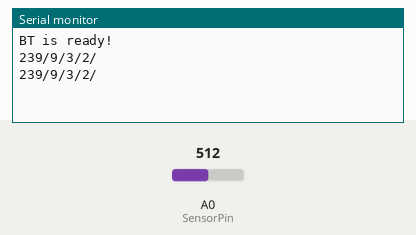
Simulated run of this sketch. Board: Arduino Uno, built with avr-gcc and run on an emulated ATmega328P. Parts: the last lines printed to the serial monitor. The inputs (shaded band) are chosen by the test bench; at power-on: A0 (SensorPin) = 512.

Above: at 3.2 s.
3.3 s: A0 (SensorPin) set to 716
At 4.4 s:
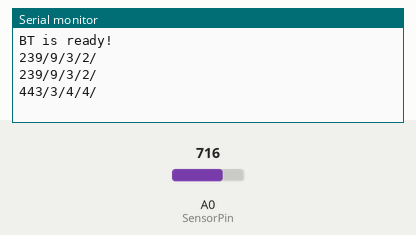
4.8 s: A0 (SensorPin) set to 900
At 5.4 s:
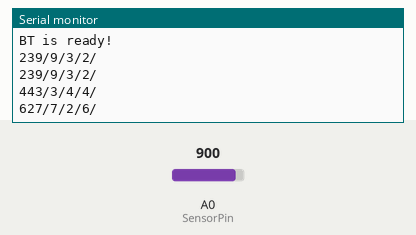
Timing chart, 0 to 7.8 s (numbered marks = the images above; inputs shaded):
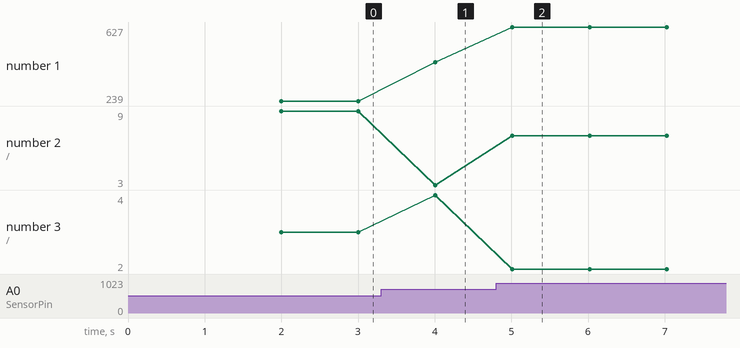

The sketch:

BT_Talk_Temp_Speech3.ino
```cpp
//  ref HC-05與HC-06藍牙模組補充說明（三）：使用Arduino設定AT命令
// ref http://swf.com.tw/?p=712

#include <SoftwareSerial.h>   // 引用程式庫
#define SensorPin A0
String getdata ;  // 儲存接收資料的變數
int nowdata = 0 ;
// 定義連接藍牙模組的序列埠
SoftwareSerial BT(11, 12); // 接收腳, 傳送腳

void setup() {


  Serial.begin(9600);   // 與電腦序列埠連線
  Serial.println("BT is ready!");

  // 設定藍牙模組的連線速率
  // 如果是HC-05，請改成38400
  BT.begin(9600);
   delay(2000);

}

void loop() {
      int d1 = 0 ;
      int d2 = 0 ;
      int d3 = 0 ;

 //   getdata = "@" && String(analogRead(SensorPin)) &&"/" ;
  // 若收到藍牙模組的資料，則送到「序列埠監控視窗」
      nowdata = analogRead(SensorPin)-273 ;
      if (nowdata >= 0)
      {
            d1 = (nowdata % 10 ) ;
            d2 = ((int)(nowdata /10) % 10) ;
            d3 = ((int)(nowdata /100) % 10) ;

            Serial.print(nowdata);
            Serial.print("/");
      //     BT.print("@");
           BT.write(43);
            Serial.print(d1);
            Serial.print("/");
           BT.write(d1);
            Serial.print(d2);
            Serial.print("/");
           BT.write(d2);
            Serial.print(d3);
            Serial.print("/");
           BT.write(d3);
        }
      else
          {
            d1 = (abs(nowdata) % 10 ) ;
            d2 = ((int)(abs(nowdata) /10) % 10) ;
            d3 = ((int)(abs(nowdata) /100) % 10) ;

            Serial.print(nowdata);
            Serial.print("/");
      //     BT.print("@");
           BT.write(45);
            Serial.print(d1);
            Serial.print("/");
           BT.write(d1);
            Serial.print(d2);
            Serial.print("/");
           BT.write(d2);
            Serial.print(d3);
            Serial.print("/");
           BT.write(d3);
      }
  //   BT.print("/");
    Serial.print("\n");
    delay(1000);
  }
```

Measured:
- after the input at 3.3 s, the serial monitor: prints a new line after 0.71 s (image 1)
- after the input at 4.8 s, the serial monitor: prints a new line after 0.22 s (image 2)
- plotted number 1: 239 → 443 after the input at 3.3 s, 443 → 627 after the input at 4.8 s
- plotted number 2: 3 → 7 after the input at 4.8 s
- plotted number 3: 3 → 4 after the input at 3.3 s
